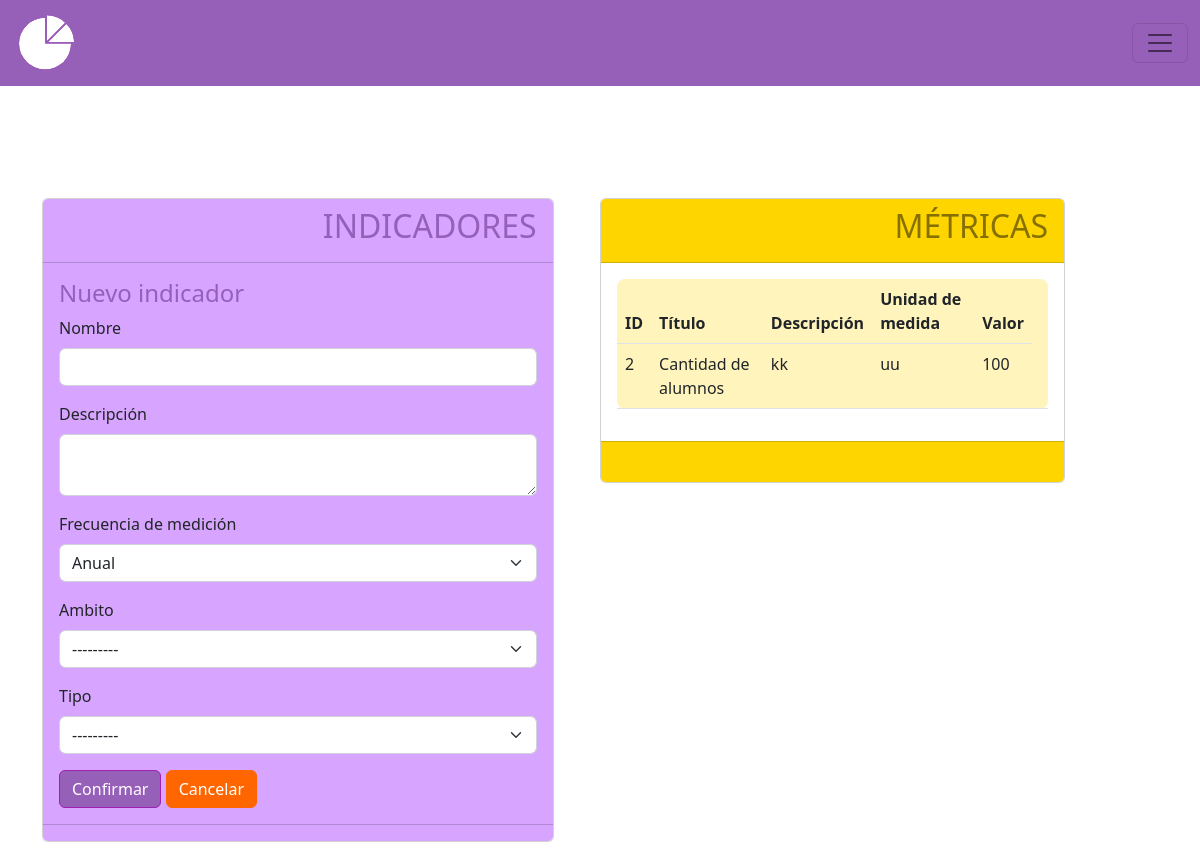
/indicadores/crear, run on an earlier commit of the app's database.
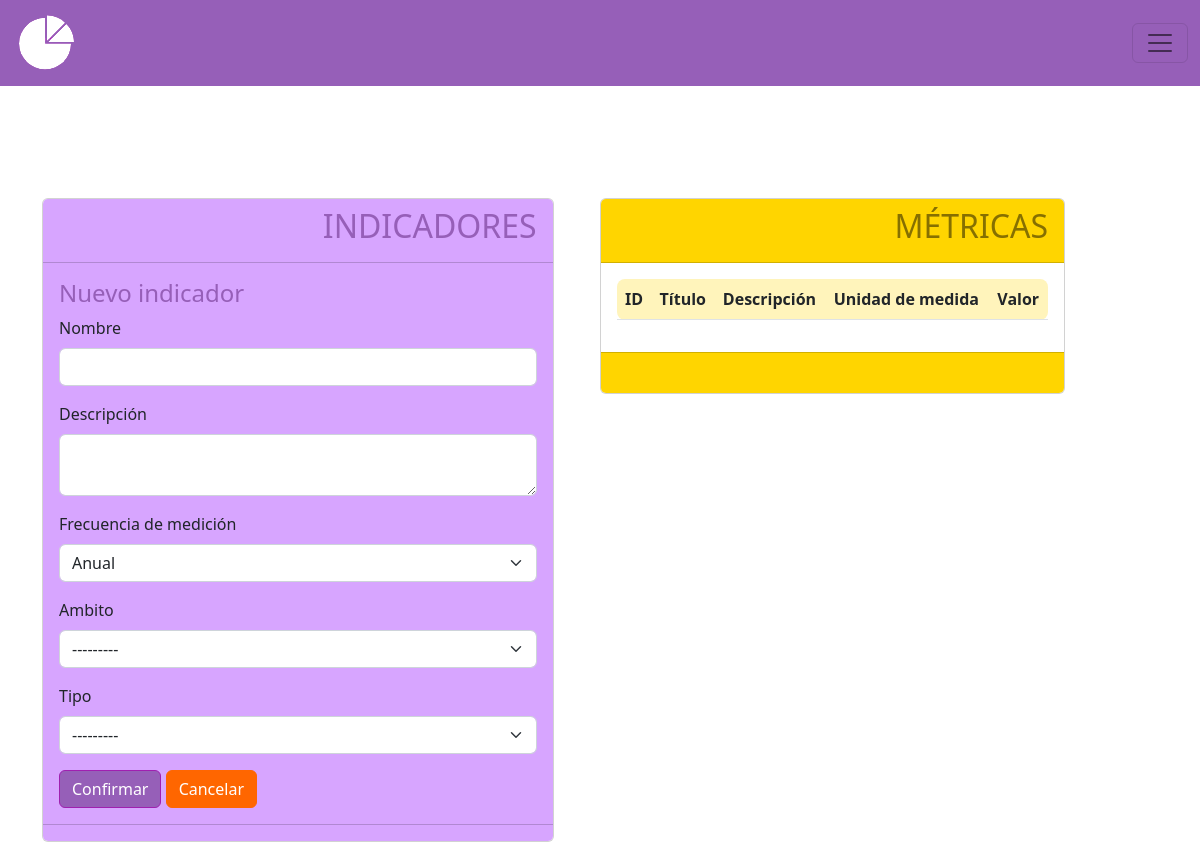
And on a later commit of the database.
### MIReApp/models.py (models this page shows, shortened)
class Metrica(models.Model):
    id = models.AutoField(primary_key=True)
    titulo = models.CharField(max_length=100,
                              verbose_name='Título',
                              unique= True,
                              validators= [
                                  RegexValidator(regex= r'^[a-zA-Z\s]*$',
                                                 message="El nombre no puede contener caracteres especiales.",
                                                 code='invalid_nombre')
                              ])
    descripcion = models.TextField(max_length=100, verbose_name='Descripción', null=True)
    unidad_medida = models.CharField(max_length=100,
                                        verbose_name='Unidad de Medida',
                                        validators= [
                                            RegexValidator(regex= r'^[a-zA-Z\s]*$',
                                                            message="La unidad de medida no puede contener caracteres especiales",
                                                            code='invalid_nombre')
                                        ])
    valor = models.IntegerField(verbose_name='Valor', validators=[MinValueValidator(0, message="El valor no puede ser negativo")], default=0)
    frecuencia = models.CharField(max_length=10, choices=FRECUENCIAS)
    year = models.PositiveIntegerField(blank=True, null=True,verbose_name='Ingrese año:')

### MIReApp/views.py (the view)
# urls.py: path('indicadores/crear', views.crear_indicadores, name='crear_indicador'),
def crear_indicadores(request):
    formulario2 = IndicadorForm(request.POST or None, request.FILES or None)
    if formulario2.is_valid():
        formulario2.save()
        messages.success(request, '¡Indicador creado exitosamente!', extra_tags='alta-exitosa')
        return redirect('indicadores')
    metricas = Metrica.objects.all()
    context = {
        'formulario2': formulario2,
        'metricas': metricas,
    }
    return render(request, 'indicadores/crear.html', context)

### MIReApp/forms.py
class IndicadorForm(forms.ModelForm):
    class Meta:
        model = Indicador
        fields = '__all__'
        widgets = {
            'descripcion': forms.Textarea(attrs={'cols': 10, 'rows': 2}),
        }
    def __init__(self, *args, **kwargs):
        super().__init__(*args, **kwargs)
        for i in self.fields:
            self.fields[i].widget.attrs.update({'class':'form-control'})
        self.fields['tipo'].queryset = Tipo.objects.none()
        if 'ambito' in self.data:
            try:
                ambito_id = int(self.data.get('ambito'))
                self.fields['tipo'].queryset = Tipo.objects.filter(ambito_id=ambito_id).order_by('nombre')
            except (ValueError, TypeError):
                pass  # invalid input from the client; ignore and fallback to empty Tipo queryset
        elif self.instance.pk:
            self.fields['tipo'].queryset = self.instance.ambito.tipo_set.order_by('nombre')

### MIReApp/models.py (called while the page is built)
    def __str__(self):
        return self.nombre

### MIReApp/templates/indicadores/crear.html (shortened to what this page needs)
{% extends "base.html" %}
{% block contenido %}
<br>
<br>
<br>
<br>
<br>
<br>
<br>
<br>
<br>
<br>
<div style="display: flex">
    <div style="width: 80%;flex: 2;">
        <div class="card col-md-11" style="text-align: left;">
            <div class="card-header fw-bold " style="background-color: #D7A5FF;color: #000000;">
                <div style="display: flex; justify-content: flex-end; width: 100%;">
                    <h2 style="color: #965FB8;">INDICADORES</h2>
                </div>
            </div>
            <div class="card-body" style="background-color: #D7A5FF;">
                <h4 style="color: #965FB8">Nuevo indicador</h4>
                {%  include 'indicadores/form.html' %}
            </div>
            <div class="card-footer text-muted" style="background-color: #D7A5FF;">
            </div>
        </div>
    </div>
    <div style="width: 20%;flex: 2;">
        <div class="col-md-10 card" style="text-align: left;">
            <div class="card-header fw-bold" style="background-color: #ffd500;">
                <div style="display: flex; justify-content: flex-end; width: 100%;">
                    <span><h2 style="color: #00000079;">MÉTRICAS</h2></span>
                </div>
            </div>
            <div class="card-body">
                <div class="table-responsive">
                    <table class="table rounded-3" style="background-color: #fff4bb">
                        <thead>
                            <tr>
                                <th scope="col">ID</th>
                                <th scope="col">Título</th>
                                <th scope="col">Descripción</th>
                                <th scope="col">Unidad de medida</th>
                                <th scope="col">Valor</th>
                            </tr>
                        </thead>
                        <tbody>
                            {% for metri in metricas %}
                            <tr class="">
                                <td scope="row">{{ metri.id }}</td>
                                <td>{{ metri.titulo }}</td>
                                <td>{{ metri.descripcion }}</td>
                                <td>{{ metri.unidad_medida }}</td>
                                <td>{{ metri.valor }}</td>
                                <td>
                                </td>
                            </tr>
                            {% endfor %}
                        </tbody>
                    </table>
                </div>
            </div>
            <div class="card-footer text-muted" style="background-color: #ffd500;">
                <br>
            </div>
        </div>
    </div>
</div>
        <br>
{% endblock %}

### MIReApp/templates/base.html (shortened to what this page needs)
{% load static %}
<!doctype html>
<html lang="en">
<head>
  <link type="text/css" href='{% static "css/base.css" %}' rel="stylesheet"/>
  <link href="https://cdn.jsdelivr.net/npm/bootstrap@5.2.1/dist/css/bootstrap.min.css" rel="stylesheet"
>
</head>
<body>
  <nav class="navbar bg-body-tertiary fixed-top" style="background-color: #965FB8; position: fixed;">
    <div class="container-fluid">
      <a class="nav-item nav-link fw-bold " style="color: #965FB8;" href="{% url 'inicio' %}" aria-current="page">
      <img src="/../static/images/grafiquita.png" class="rounded-3"></a>
      <button class="navbar-toggler" type="button" data-bs-toggle="offcanvas" data-bs-target="#offcanvasNavbar" aria-controls="offcanvasNavbar" aria-label="Toggle navigation" >
        <span class="navbar-toggler-icon"></span>
      </button>
    </div>
    </nav>
    <div class="container">
        <div class="row">
            <div class="col-12">
              <br>
              {% block contenido %} {% endblock %}
            </div>
        </div>
    </div>
</body>
</html>

### MIReApp/templates/indicadores/form.html (shortened to what this page needs)
<form enctype="multipart/form-data" method="post">
  {% for campo2 in formulario2 %}
    <div class="mb-3">
      <label for="{{ campo2.id_for_label }}" class="form-label">{{ campo2.label }}</label>
      {{ campo2 }}
    </div>
  {% endfor %}
  <input name="" id="" class="btn btn-success" style="background-color: #965FB8;border-color: #a020b0;" type="submit" value="Confirmar">
  <a name="" id="" class="btn btn-success" style="background-color: #f60; border-color: #f60;" href="{% url 'indicadores' %}" role="button">Cancelar</a>
</form>

### MIReApp/static/css/base.css (style rules this page uses)
html, body { margin: 0; width: 100%; height: 100%; display: flex; justify-content: center; align-items: center; font-family: 'Dosis', sans-serif; font-weight: 300; -webkit-user-select: none; -moz-user-select: none; -ms-user-select: none; user-select: none; }
h2 { color: #965FB8; }
button { color:rgb(255, 255, 255); background-color: #D7A5FF }

What changed in the data, as far as the page shows it:
removed Metrica: id "2", titulo "Cantidad de alumnos", descripcion "kk", unidad_medida "uu", valor "100"
